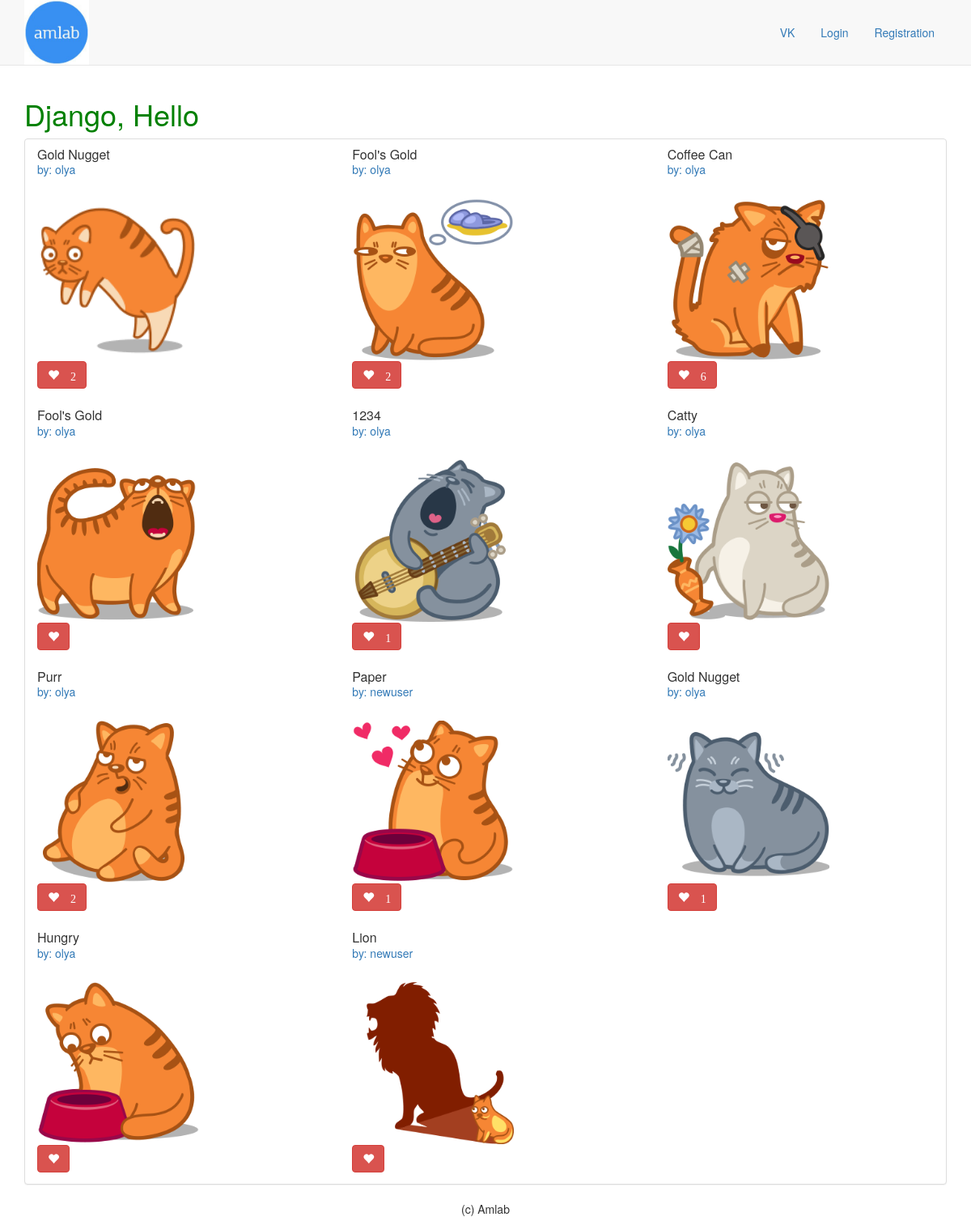
The app's page /, older data.
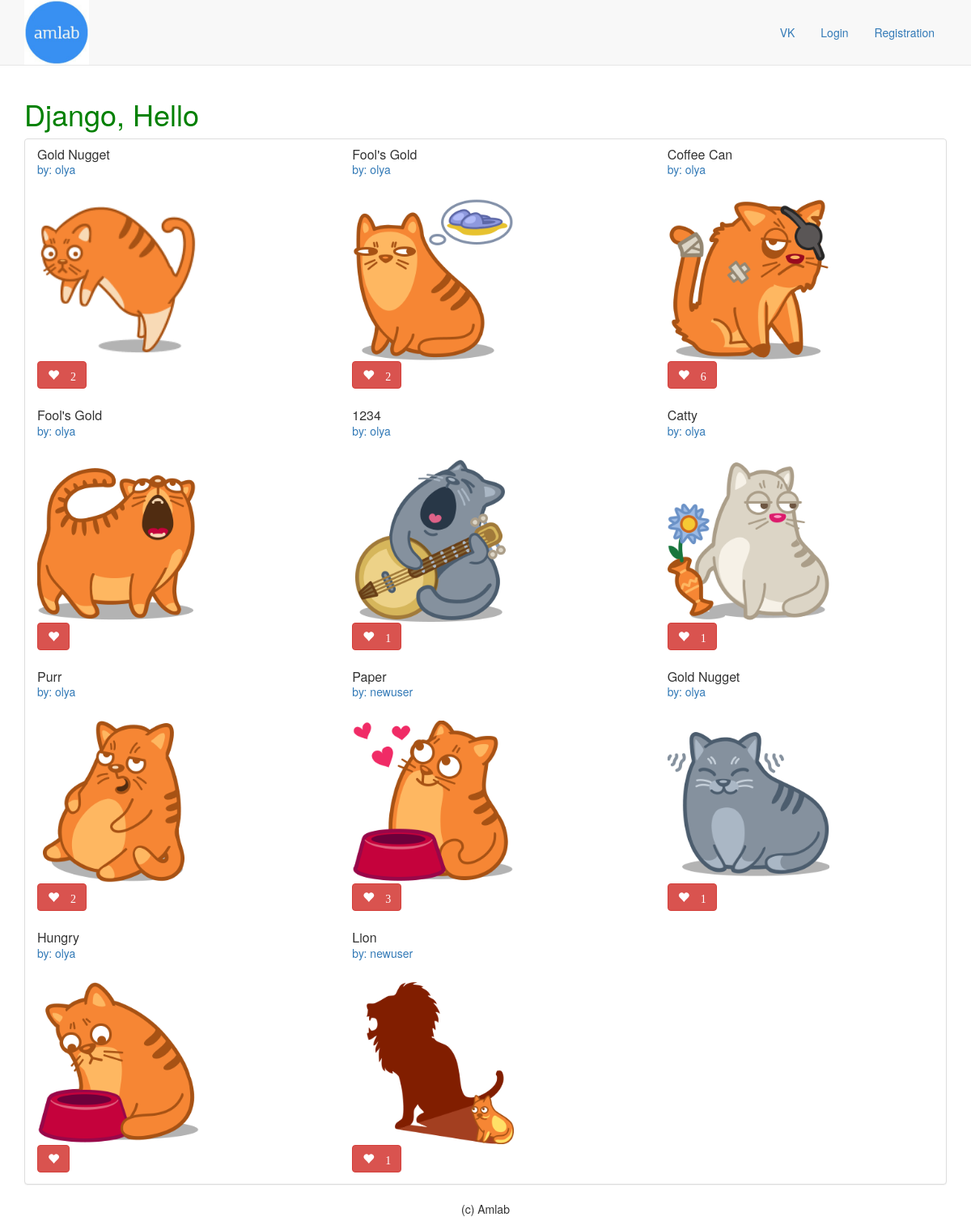
The same page, newer data.
### main_app/models.py (models this page shows, shortened)
class Treasure(models.Model):
    user = models.ForeignKey(User)
    name = models.CharField(max_length=100)
    value = models.DecimalField(max_digits=10, decimal_places=2)
    material = models.CharField(max_length=100)
    location = models.CharField(max_length=100)
    image = models.ImageField(upload_to='treasure_images', default='treasure_images/default.png')
    likes = models.IntegerField(default=0)
    slug = models.SlugField(max_length=100, blank=True)

### main_app/views.py (the view)
# urls.py: url(r'^$', views.index),
def index(request):
    treasures = Treasure.objects.all()
    form = TreasureForm()
    return render(request, 'index.html', {'treasures': treasures, 'form': form})

### main_app/templates/index.html (shortened to what this page needs)
{% extends 'base.html' %}
{% block content %}
    <h1>Django, Hello</h1>
    <div class="treasure panel panel-default">
        <div class="row">
            {% for t in treasures %}
                <div class="col-md-4">
                    <div class="panel-heading">
                        <h2 class="panel-title"><a href="{% url 'detail' t.slug %}">{{ t.name }}</a></h2>
                        <a class="panel-username"
                         href="/user/{{t.user.username}}/">
                         by: {{ t.user.username }}
                         </a>
                     </div>
                    <div class="panel-body">
                        <a href="{% url 'detail' t.slug %}"><img src="{{ t.image.url }}" height="200" /></a><br/>
                        <button id ="likes" data-id="{{t.id}}"
                         class="btn btn-mini btn-danger glyphicon glyphicon-heart" type="button">
                            {% if t.likes > 0 %} {{ t.likes }} {% endif %}
                         </button>
                    </div>
                </div>
                {% if forloop.counter|divisibleby:3 %}
                    </div><div class="row">
                {% endif %}
            {% endfor %}
        </div>
    </div>
{% endblock %}

### main_app/templates/base.html (shortened to what this page needs)
{% load staticfiles %}
<!DOCTYPE html>
<html lang="en">
<head>
    <link rel="stylesheet" href="https://maxcdn.bootstrapcdn.com/bootstrap/3.3.7/css/bootstrap.min.css">
    <link rel="stylesheet" type="text/css" href="{% static 'style.css' %}" />
</head>
<body>
    <nav class="navbar navbar-default navbar-static-top text-center">
        <div class="container">
            <div class="navbar-header">
                <a href="/">
                    <img src="{% static 'images/logo.png' %}" width="80">
                </a>
            </div>
            <ul class="nav nav-pills pull-right">
                {% if user.is_authenticated %}
                    <li><a href="{% url 'profile' user.username %}">{{ user.username }}</a></li>
                    <li><a href="{% url 'logout' %}">Logout</a></li>
                {% else %}
                    <li><a href="{% url 'social:begin' 'vk-oauth2' %}">VK</a></li>
                    <li><a href="{% url 'login' %}">Login</a></li>
                    <li><a href="{% url 'registration' %}">Registration</a></li>
                {% endif %}
            </ul>
        </div>
    </nav>
    <main class="container" role="main">
        {% block content %}
        {% endblock %}
    </main>
    <footer class="text-center">(c) Amlab</footer>
</body>
</html>

### main_app/static/style.css (style rules this page uses)
h1 { color: green; }
.navbar .nav { margin: 20px 0 0; }

Row changes from the older to the newer data that the page shows:
changed Treasure "Catty": likes (not shown) → "1"
changed Treasure "Paper": likes "1" → "3"
changed Treasure "Lion": likes (not shown) → "1"
